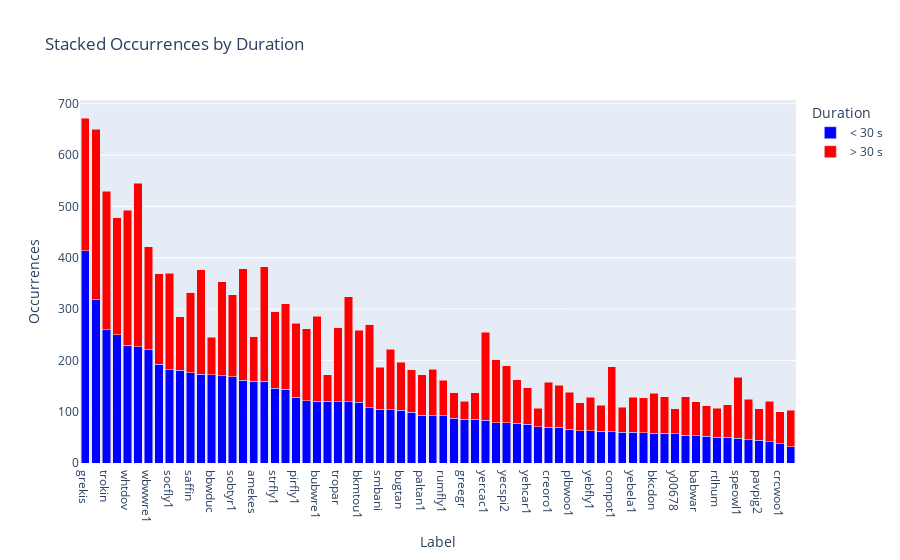

Write notebook code for a chart like this one.
### Markdown cell above
secfly1, strher & snoegr could be double in size if their long samples were included, and they only have approx 50 short samples.  But for the rest, the long samples could sensibly be filtered out for the purpose of having a clean dataset, and the loss of data would be small.  This should be tried as an experiment.

Or maybe we throw away anything over 30 seconds?  A bit less clean, but a bit more data?   Or over 30 seconds up until there are 200 samples, then over 20 seconds up to 300 samples, then anything over 12 seconds after that?

### Code cell
plot_duration_mix(df_gt_100, 30)

### Figure 1 — Plotly figure (JSON) as saved in the notebook; plotly's stock layout.template omitted (floating-point values rounded to 4 significant figures)
{"data": [{"alignmentgroup": "True", "hovertemplate": "Duration=< 30 s<br>Label=%{x}<br>Occurrences=%{y}<extra></extra>", "legendgroup": "< 30 s", "marker": {"color": "blue", "opacity": 1, "pattern": {"shape": ""}}, "name": "< 30 s", "offsetgroup": "< 30 s", "orientation": "v", "showlegend": true, "textposition": "auto", "type": "bar", "x": ["grekis", "compau", "trokin", "banana", "whtdov", "roahaw", "wbwwre1", "bobfly1", "socfly1", "soulap1", "saffin", "yeofly1", "bbwduc", "strcuc1", "sobtyr1", "laufal1", "amekes", "trsowl", "strfly1", "blbgra1", "pirfly1", "butsal1", "bubwre1", "blhpar1", "tropar", "gycwor1", "bkmtou1", "littin1", "smbani", "chbant1", "bugtan", "rutjac1", "paltan1", "linwoo1", "rumfly1", "cotfly1", "greegr", "rinkin1", "yercac1", "whbman1", "yecspi2", "orcpar", "yehcar1", "solsan", "creoro1", "yebsee1", "plbwoo1", "chfmac1", "yebfly1", "baymac", "compot1", "gybmar", "yebela1", "ywcpar", "bkcdon", "stbwoo2", "y00678", "thbeup1", "babwar", "whfant1", "rtlhum", "cocwoo1", "speowl1", "colcha1", "pavpig2", "strowl1", "crcwoo1", "greani1"], "xaxis": "x", "y": [414, 318, 260, 250, 229, 227, 221, 192, 182, 181, 176, 173, 172, 170, 168, 161, 159, 159, 146, 144, 128, 121, 120, 120, 119, 119, 118, 108, 105, 104, 103, 99, 93, 92, 92, 87, 85, 85, 83, 78, 78, 77, 76, 71, 70, 70, 66, 63, 63, 62, 61, 60, 60, 59, 58, 58, 57, 54, 53, 52, 50, 50, 48, 45, 44, 41, 38, 32], "yaxis": "y"}, {"alignmentgroup": "True", "hovertemplate": "Duration=> 30 s<br>Label=%{x}<br>Occurrences=%{y}<extra></extra>", "legendgroup": "> 30 s", "marker": {"color": "red", "opacity": 1, "pattern": {"shape": ""}}, "name": "> 30 s", "offsetgroup": "> 30 s", "orientation": "v", "showlegend": true, "textposition": "auto", "type": "bar", "x": ["compau", "roahaw", "trokin", "whtdov", "grekis", "banana", "trsowl", "laufal1", "gycwor1", "yeofly1", "wbwwre1", "socfly1", "strcuc1", "bobfly1", "yercac1", "blbgra1", "bubwre1", "littin1", "sobtyr1", "saffin", "strfly1", "tropar", "pirfly1", "butsal1", "bkmtou1", "compot1", "whbman1", "speowl1", "chbant1", "yecspi2", "soulap1", "bugtan", "linwoo1", "amekes", "creoro1", "orcpar", "rutjac1", "yebsee1", "smbani", "colcha1", "paltan1", "strowl1", "bkcdon", "thbeup1", "bbwduc", "plbwoo1", "stbwoo2", "yehcar1", "greani1", "rumfly1", "yebela1", "ywcpar", "babwar", "yebfly1", "cocwoo1", "pavpig2", "crcwoo1", "whfant1", "rtlhum", "chfmac1", "rinkin1", "blhpar1", "baymac", "cotfly1", "y00678", "gybmar", "solsan", "greegr"], "xaxis": "x", "y": [332, 318, 270, 264, 258, 228, 223, 218, 205, 204, 200, 188, 183, 177, 172, 166, 166, 161, 160, 156, 149, 145, 144, 141, 141, 127, 123, 119, 118, 112, 104, 93, 91, 87, 87, 85, 83, 82, 82, 79, 79, 79, 78, 75, 73, 72, 71, 71, 71, 69, 68, 68, 66, 65, 64, 62, 62, 60, 57, 54, 52, 52, 51, 50, 49, 49, 36, 35], "yaxis": "y"}], "layout": {"barmode": "stack", "legend": {"title": {"text": "Duration"}, "tracegroupgap": 0}, "title": {"text": "Stacked Occurrences by Duration"}, "xaxis": {"anchor": "y", "domain": [0, 1], "title": {"text": "Label"}}, "yaxis": {"anchor": "x", "domain": [0, 1], "title": {"text": "Occurrences"}}}}
